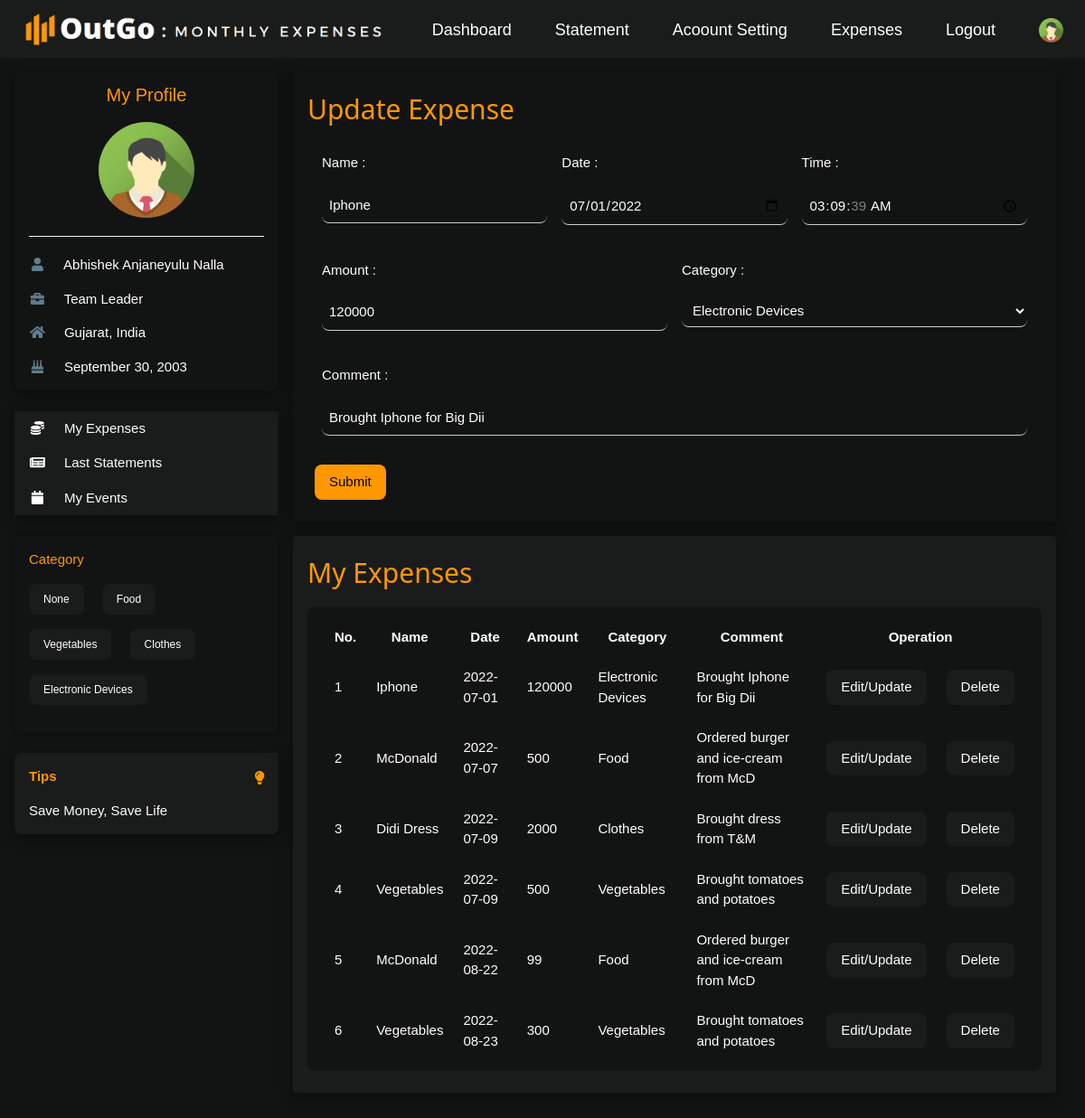
Screenshot of /user/updateexpense.php?name=Iphone&amount=120000&date=2022-07-01 (signed in) with the database file from the repository.
### tables this page shows
CREATE TABLE `tbl_user` (
  `u_id` int(11) NOT NULL,
  `name` varchar(255) DEFAULT NULL,
  `username` varchar(255) DEFAULT NULL,
  `email` varchar(255) NOT NULL,
  `phone_no` varchar(10) DEFAULT NULL,
  `password` varchar(100) NOT NULL,
  `dob` date DEFAULT NULL,
  `age` int(11) DEFAULT NULL,
  `job` varchar(255) DEFAULT NULL,
  `salary` int(11) DEFAULT NULL,
  `expense_limit` int(11) DEFAULT NULL,
  `address` varchar(255) DEFAULT NULL,
  `city` varchar(255) DEFAULT NULL,
  `state` varchar(255) DEFAULT NULL,
  `country` varchar(255) DEFAULT NULL,
  `bio` varchar(510) DEFAULT NULL,
  `image` varchar(255) NOT NULL,
  `log` int(11) NOT NULL DEFAULT 0,
  `joined_since` date DEFAULT NULL
);

CREATE TABLE `tbl_category` (
  `c_id` int(11) NOT NULL,
  `cname` varchar(255) NOT NULL,
  `createdAt` date NOT NULL
);

CREATE TABLE `tbl_tips` (
  `t_id` int(11) NOT NULL,
  `msg` varchar(255) NOT NULL
);

CREATE TABLE `tbl_expenses` (
  `e_id` int(11) NOT NULL,
  `u_id` int(11) NOT NULL,
  `ename` varchar(255) NOT NULL,
  `date` date NOT NULL,
  `time` time DEFAULT NULL,
  `amount` varchar(10) NOT NULL,
  `category` varchar(255) NOT NULL,
  `comment` varchar(255) DEFAULT NULL
);

### user/updateexpense.php (the view, shortened to what this page needs)
<?php
    if(isset($_SESSION['user']))
    {
        include '../connection.php';
        $userId=$_SESSION['user'];
        $userDetails="SELECT * FROM tbl_user WHERE u_id='$userId'";
        $userDetailsResult=mysqli_query($conn,$userDetails);
        $userInfo=mysqli_fetch_assoc($userDetailsResult);
        $userName=$userInfo['name'];
        $userJob=$userInfo['job'];
        $userState=$userInfo['state'];
        $userCountry=$userInfo['country'];
        $dob=$userInfo['dob'];
        $date1=date_create($dob);
        $dob=date_format($date1,"F d, Y");
        $fetchCategory="SELECT * FROM tbl_category";
        $fetchCategoryResult=mysqli_query($conn,$fetchCategory);
        $allCategory=mysqli_fetch_all($fetchCategoryResult,MYSQLI_ASSOC);
        $myExpenses="SELECT * FROM tbl_expenses WHERE u_id='$userId' ORDER BY date ASC";
        $myExpensesResult=mysqli_query($conn,$myExpenses);
        $allExpenses=mysqli_fetch_all($myExpensesResult,MYSQLI_ASSOC);
        $index=0;
        ?>
<!DOCTYPE html>
<html>
<head>
    <link rel="stylesheet" href="../dj-style.css">
    <link rel="stylesheet" href="https://cdnjs.cloudflare.com/ajax/libs/font-awesome/4.7.0/css/font-awesome.min.css">
</head>
<body class="dj-premium">
    <div class="dj-top">
        <div class="dj-bar dj-silver dj-left-align dj-large">
            <a href="dashboard.php" class="dj-bar-item dj-padding-large"><img src="../images/1111.png" width="400rem"
                    height="40rem"></a>
            <a href="#" class="dj-bar-item dj-hide-small dj-right dj-padding-large dj-remove-underline"
                style="margin-top: 0.5rem;" title="My Account">
                <img src="../images/avatar.png" class="dj-circle" style="height:27px;width:27px" alt="Avatar">
            </a>
            <a href="../logout.php" class="dj-bar-item dj-hide-small dj-padding-large dj-remove-underline dj-right"
                style="margin-top: 0.5rem;" title="Logout">Logout</a>
            <a href="myexpenses.php" class="dj-bar-item dj-hide-small dj-padding-large dj-remove-underline dj-right"
                style="margin-top: 0.5rem;" title="Expenses">Expenses</a>
            <a href="#" class="dj-bar-item dj-hide-small dj-padding-large dj-remove-underline dj-right"
                style="margin-top: 0.5rem;" title="Account Settings">Acoount Setting</a>
            <a href="statement.php" class="dj-bar-item dj-hide-small dj-padding-large dj-remove-underline dj-right"
                style="margin-top: 0.5rem;" title="Statement">Statement</a>
            <a href="dashboard.php" class="dj-bar-item dj-hide-small dj-padding-large dj-remove-underline dj-right"
                style="margin-top: 0.5rem;" title="Statement">Dashboard</a>
        </div>
    </div>
    <div class="dj-container dj-content" style="max-width:1400px;margin-top:80px">
        <div class="dj-row">
            <div class="dj-col m3">
                <div class="dj-card-4 dj-round-large dj-premium dj-hover-shadow-white">
                    <div class="dj-container">
                        <h4 class="dj-center dj-text-orange"><a href="myprofile.php" style="text-decoration: none;">My
                                Profile</a></h4>
                        <p class="dj-center"><img src="../images/avatar.png" class="dj-circle"
                                style="height:106px;width:106px" alt="Avatar"></p>
                        <hr>
                        <p><i class="fa fa-user fa-fw dj-margin-right dj-text-theme"></i> <?php echo $userName; ?></p>
                        <p><i class="fa fa-briefcase fa-fw dj-margin-right dj-text-theme"></i> <?php echo $userJob; ?>
                        </p>
                        <p><i class="fa fa-home fa-fw dj-margin-right dj-text-theme"></i>
                            <?php echo "$userState, ".$userCountry; ?></p>
                        <p><i class="fa fa-birthday-cake fa-fw dj-margin-right dj-text-theme"></i> <?php echo $dob; ?>
                        </p>
                    </div>
                </div>
                <br>
                <div class="dj-card-4 dj-round-large dj-hover-shadow-white">
                    <div class="dj-silver">
                        <button onclick="myFunction('Demo1')" class="dj-button dj-block dj-left-align"><i
                                class="fa fa-coins fa-fw dj-margin-right"></i> My Expenses</button>
                        <button onclick="myFunction('Demo2')" class="dj-button dj-block dj-left-align"><i
                                class="fa fa-newspaper fa-fw dj-margin-right"></i> Last Statements</button>
                        <button onclick="myFunction('Demo3')" class="dj-button dj-block dj-left-align"><i
                                class="fa fa-calendar fa-fw dj-margin-right"></i> My Events</button>
                    </div>
                </div>
                <br>
                <div class="dj-card dj-round-large dj-premium dj-hide-small dj-hover-shadow-white">
                    <div class="dj-container">
                        <p class="dj-text-orange">Category</p>
                        <p>
                            <?php
                            foreach($allCategory as $cat)
                            {
                                $ca_name=$cat['cname'];
                            ?>
                            <span
                                class="dj-tag dj-small dj-silver dj-round-large dj-padding dj-margin-bottom dj-margin-right"><?php echo $ca_name; ?></span>
                            <?php
                            }
                            ?>
                        </p>
                    </div>
                </div>
                <br>
                <div
                    class="dj-container dj-display-container dj-round-large dj-silver dj-card-4 dj-margin-bottom dj-hide-small dj-hover-shadow-white">
                    <span onclick="this.parentElement.style.display='none'" class="dj-button dj-display-topright">
                        <i class="fa fa-lightbulb dj-text-orange" style="margin-top: 12px;"></i>
                    </span>
                    <?php
                        $views=$_SESSION['views'];
                        $sql="SELECT * FROM tbl_tips WHERE t_id='$views'";
                        $result=mysqli_query($conn,$sql);
                        $num=mysqli_num_rows($result);
                        if($num)
                        {
                            $sql="SELECT * FROM tbl_tips WHERE t_id='$views'";
                            $result=mysqli_query($conn,$sql);
                            $allTips=mysqli_fetch_assoc($result);
                            ?>
                            <p class="dj-text-orange"><strong>Tips</strong></p>
                            <p><?php echo $allTips['msg']; ?></p>
                            <?php
                        }
                    ?>
                </div>
            </div>
            <div class="dj-col m9">
                <div class="dj-row-padding">
                    <div class="dj-col m12">
                        <div class="dj-card-4 dj-round dj-hover-shadow-white">
                            <div class="dj-container dj-padding dj-margin-bottom">
                                <h2 class="dj-text-orange">Update Expense </h2>
                                <?php
                                    $ex_name = $_GET['name'];
                                    $ex_amount = $_GET['amount'];
                                    $ex_date = $_GET['date'];
                                    $mySelectedExpenses="SELECT category,time,comment FROM tbl_expenses WHERE u_id='$userId' AND ename='$ex_name' AND amount='$ex_amount' AND date='$ex_date'";
                                    $mySelectedExpensesResult=mysqli_query($conn,$mySelectedExpenses);
                                    while($seletctedExpenses = mysqli_fetch_assoc($mySelectedExpensesResult)){
                                        $ex_category = $seletctedExpenses['category'];
                                        $ex_time = $seletctedExpenses['time'];
                                        $ex_comment = $seletctedExpenses['comment'];
                                    }
                                ?>
                                <form action="" method="post">
                                    <div class="dj-row-padding">
                                        <div class="dj-third">
                                            <span class="dj-left dj-padding-16">Name :</span>
                                            <input type="text" class="dj-input dj-round-large dj-premium" name="name"
                                                value="<?php echo $ex_name; ?>" required>
                                        </div>
                                        <div class="dj-third">
                                            <span class="dj-left dj-padding-16">Date :</span>
                                            <input type="date" value="<?php echo $ex_date; ?>"
                                                placeholder="<?php echo $ex_date; ?>"
                                                class="dj-input dj-round-large dj-premium" name="date" required>
                                        </div>
                                        <div class="dj-third">
                                            <span class="dj-left dj-padding-16">Time :</span>
                                            <input type="time" value="<?php echo $ex_time;  ?>"
                                                class="dj-input dj-round-large dj-premium" name="time">
                                        </div>
                                    </div><br>
                                    <div class="dj-row-padding">
                                        <div class="dj-half">
                                            <span class="dj-left dj-padding-16">Amount :</span>
                                            <input type="number" class="dj-input dj-round-large dj-premium"
                                                name="amount" value="<?php echo $ex_amount; ?>" required>
                                        </div>
                                        <div class="dj-half">
                                            <span class="dj-left dj-padding-16">Category :</span>
                                            <select class="dj-input dj-round-large dj-premium" name="category" required>
                                                <?php
                                                foreach($allCategory as $cat)
                                                {
                                                ?>
                                                <option value="<?php echo $ex_category; ?>" selected disabled hidden>
                                                    <?php echo $ex_category; ?>
                                                </option>
                                                <?php
                                                }
                                                ?>
                                            </select>
                                        </div>
                                        <div class="dj-row-padding">
                                            <br>
                                            <span class="dj-left dj-padding-16">Comment :</span>
                                            <input type="text" class="dj-input dj-round-large dj-premium" name="comment"
                                                value="<?php echo $ex_comment; ?>" required>
                                        </div>
                                        <button name="btnupdateexpn"
                                            class="dj-margin-top-32 dj-margin-bottom dj-button dj-orange dj-round-large">Submit</button>
                                </form>
                            </div>
                        </div>
                    </div>
                    <div class="dj-card-4 dj-round dj-silver dj-hover-shadow-white">
                        <div class="dj-container dj-padding dj-margin-bottom">
                            <h2 class="dj-text-orange">My Expenses </h2>
                            <table
                                class="dj-premium dj-margin-top dj-padding dj-round-large dj-hover-shadow-white dj-margin-bottom"
                                cellpadding="8" cellspacing="6">
                                <tr>
                                    <th>No.</th>
                                    <th>Name</th>
                                    <th>Date</th>
                                    <th>Amount</th>
                                    <th>Category</th>
                                    <th>Comment</th>
                                    <th colspan="2">Operation</th>
                                </tr>
                                <?php
                                        foreach($allExpenses as $expenseresult)
                                        {
                                            $index++;
                                    ?>
                                <tr>
                                    <td><?php echo $index; ?></td>
                                    <td><?php echo $expenseresult['ename']; ?></td>
                                    <td><?php echo $expenseresult['date']; ?></td>
                                    <td><?php echo $expenseresult['amount']; ?></td>
                                    <td><?php echo $expenseresult['category']; ?></td>
                                    <td><?php echo $expenseresult['comment']; ?></td>
                                    <td><a href="updateexpense.php?name=<?php echo $expenseresult['ename']; ?>&amount=<?php echo $expenseresult['amount']; ?>&date=<?php echo $expenseresult['date']; ?>"
                                            class="dj-button dj-silver dj-round-large">Edit/Update</a></td>
                                    <td><a href="deleteexpense.php?name=<?php echo $expenseresult['ename']; ?>&amount=<?php echo $expenseresult['amount']; ?>"
                                            class="dj-button dj-silver dj-round-large">Delete</a></td>
                                </tr>
                                <?php
                                        }
                                    ?>
                            </table>
                        </div>
                    </div>
                </div>
            </div>
        </div>
    </div>
    <br>
</body>
</html>
<?php
}
else
{
	header("location: ../login.php");
}
?>

### rows the page displays
tbl_user: name "Abhishek Anjaneyulu Nalla", job "Team Leader", state "Gujarat", country "India", dob "September 30, 2003"
tbl_category: cname "None"
tbl_category: cname "Food"
tbl_category: cname "Vegetables"
tbl_category: cname "Clothes"
tbl_category: cname "Electronic Devices"
tbl_tips: msg "Save Money, Save Life"
tbl_expenses: time "03:09:39", comment "Brought Iphone for Big Dii", ename "Iphone", date "2022-07-01", amount "120000", category "Electronic Devices"
tbl_expenses: ename "McDonald", date "2022-07-07", amount "500", category "Food", comment "Ordered burger and ice-cream from McD"
tbl_expenses: ename "Didi Dress", date "2022-07-09", amount "2000", category "Clothes", comment "Brought dress from T&M"
tbl_expenses: ename "Vegetables", date "2022-07-09", amount "500", category "Vegetables", comment "Brought tomatoes and potatoes"
tbl_expenses: ename "McDonald", date "2022-08-22", amount "99", category "Food", comment "Ordered burger and ice-cream from McD"
tbl_expenses: ename "Vegetables", date "2022-08-23", amount "300", category "Vegetables", comment "Brought tomatoes and potatoes"

### other values shown
form field category "Electronic Devices"
